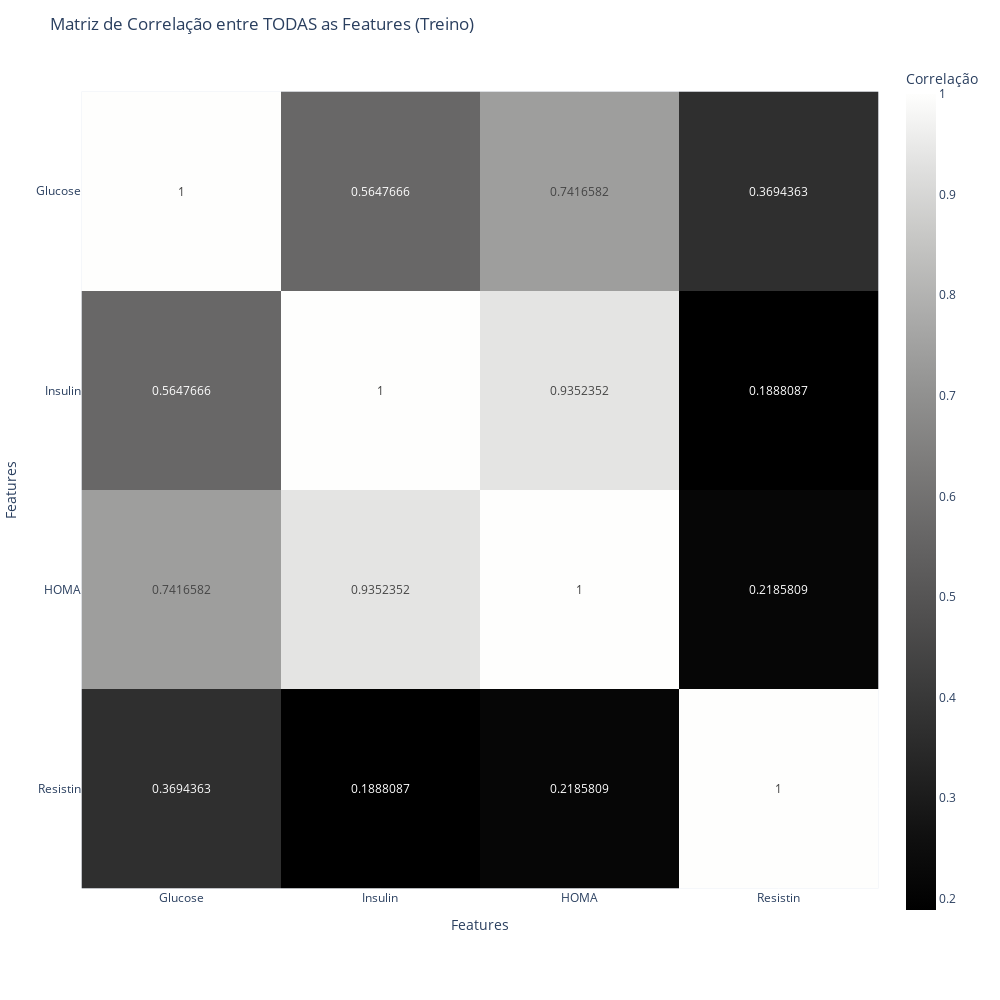

Write notebook code for a chart like this one.
### Code cell
import pandas as pd
import numpy as np
from scipy.stats import kruskal

#--------------------------feature selection --------------------------
#Kruskal-Wallis
kruskal_selected_features = []
p_values = {}
classes = np.unique(y_train)
for feature in X_train.columns:
    groups = []
    for have_c in classes:
        groups.append(X_train.loc[y_train == have_c, feature]) #faz uma lista dependendo do valor do classification

    stat, p = kruskal(*groups) #stat fica com o valor H e p fica com o p-value
    p_values[feature] = p
    
    # Selecionar features com diferença estatisticamente significativa  (5% significance level)
    if p < 0.05:
        kruskal_selected_features.append(feature)
        print(f"Feature: {feature}, Kruskal-Wallis H-statistic: {stat}, p-value: {p}")


print("kruskal_selected_features:", kruskal_selected_features)


# Reduzir datasets apenas às features selecionadas pelo Kruskal-Wallis
X_krus_train_sel = X_train[kruskal_selected_features]
X_krus_val_sel = X_val[kruskal_selected_features]
X_krus_test_sel = X_test[kruskal_selected_features]




# ROC-AUC
import plotly.graph_objects as go
from sklearn.metrics import roc_curve, auc

# --- prepara dados (y_train e X_train já definidos) ---
classes = np.unique(y_train)
pos_label = classes[-1]   # define a classe positiva como a de maior valor (ex: 1 ou 2)

fnames = np.array(X_train.columns)
roc_auc = np.zeros(fnames.shape)

# --- calcular curvas ROC e AUC para cada feature ---
i = 0
for f in fnames:
    x_feat = X_train[f].to_numpy().astype(float)
    y_true = y_train.to_numpy()

    # curva ROC + AUC
    fpr, tpr, _ = roc_curve(y_true, x_feat, pos_label=pos_label)
    a = auc(fpr, tpr)
    if a < 0.5:
        a = 1 - a  # inverter direção se necessário
    roc_auc[i] = a

    # # --- plot -> utilizar este codigo para relatorio  ---
    # figR = go.Figure()
    # figR.add_scatter(x=fpr, y=tpr, mode='lines+markers')
    # figR.update_layout(autosize=False, width=700, height=700, title=dict(text=f))
    # figR.update_xaxes(title_text="1 - Specificidade (FPR)", range=[-0.01, 1.01])
    # figR.update_yaxes(title_text="Sensibilidade (TPR)", range=[-0.01, 1.01])
    # figR.add_annotation(x=0.5, y=0.5, text=f"AUC: {a:.3f}", showarrow=False, yshift=10)
    # figR.show()
    i += 1



# --- selecionar features com AUC acima do limiar (ex: 0.60) ---
roc_auc_selected_features = fnames[roc_auc > 0.60]
print("roc_auc_selected_features:", roc_auc_selected_features)

# --- reduzir os datasets ---
X_auc_train_sel = X_train[roc_auc_selected_features]
X_auc_val_sel   = X_val[roc_auc_selected_features]
X_auc_test_sel  = X_test[roc_auc_selected_features]


# Matriz de Correlação entre todas as features (treino)
import plotly.express as px

X = X_train[kruskal_selected_features].to_numpy().T
corrMat = np.corrcoef(X)
eatures = X_train[kruskal_selected_features].columns.tolist()
fig = px.imshow(
    corrMat,
    text_auto=True,
    labels=dict(x="Features", y="Features", color="Correlação"),
    x=eatures,
    y=eatures,
    width=1000,
    height=1000,
    color_continuous_scale=px.colors.sequential.gray
)
fig.update_layout(title="Matriz de Correlação entre TODAS as Features (Treino)")
fig.show()

### Figure 1 — Plotly figure (JSON) as saved in the notebook; plotly's stock layout.template omitted (floating-point values rounded to 4 significant figures)
{"data": [{"coloraxis": "coloraxis", "hovertemplate": "Features: %{x}<br>Features: %{y}<br>Correlação: %{z}<extra></extra>", "name": "0", "texttemplate": "%{z}", "type": "heatmap", "x": ["Glucose", "Insulin", "HOMA", "Resistin"], "xaxis": "x", "y": ["Glucose", "Insulin", "HOMA", "Resistin"], "yaxis": "y", "z": [[1, 0.5648, 0.7417, 0.3694], [0.5648, 1, 0.9352, 0.1888], [0.7417, 0.9352, 1.0, 0.2186], [0.3694, 0.1888, 0.2186, 1]]}], "layout": {"coloraxis": {"colorbar": {"title": {"text": "Correlação"}}, "colorscale": [[0, "rgb(0, 0, 0)"], [0.09091, "rgb(16, 16, 16)"], [0.1818, "rgb(38, 38, 38)"], [0.2727, "rgb(59, 59, 59)"], [0.3636, "rgb(81, 80, 80)"], [0.4545, "rgb(102, 101, 101)"], [0.5455, "rgb(124, 123, 122)"], [0.6364, "rgb(146, 146, 145)"], [0.7273, "rgb(171, 171, 170)"], [0.8182, "rgb(197, 197, 195)"], [0.9091, "rgb(224, 224, 223)"], [1, "rgb(254, 254, 253)"]]}, "height": 1000, "margin": {"t": 60}, "title": {"text": "Matriz de Correlação entre TODAS as Features (Treino)"}, "width": 1000, "xaxis": {"anchor": "y", "constrain": "domain", "domain": [0, 1], "scaleanchor": "y", "title": {"text": "Features"}}, "yaxis": {"anchor": "x", "autorange": "reversed", "constrain": "domain", "domain": [0, 1], "title": {"text": "Features"}}}}
